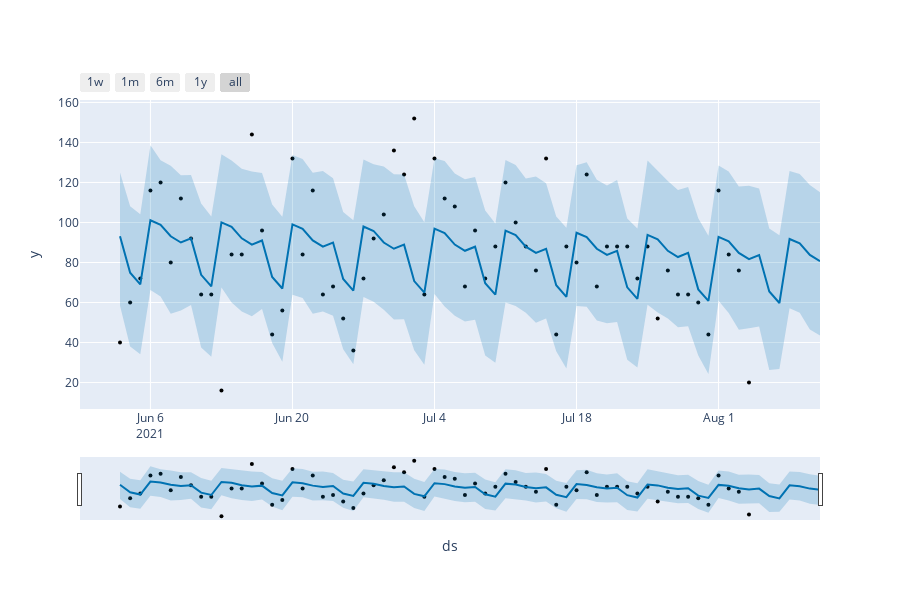

Notebook cell for this chart:
### Code cell
plot_plotly(prophet, forecast)
